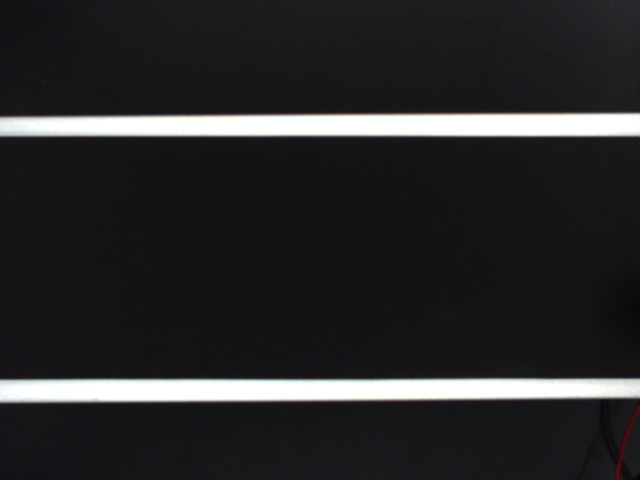
#> input picture blok2/conveyerAcquisition/datasets/bottle/1669296494430.png, 640 x 480 px, found by its file name
$ python labelFileGenerator.py   (older library calls are emulated)
#> lines starting #> are read from the running program, lines starting #| are printed output that depends on the picture; after the words box and inside, x2 and y2 are one past the last pixel; in counts of white or black regions, pixels touching at a corner belong together
#> call 2 of generateLabelFile, with label = 2
#> in generateLabelFile, img is the input picture: shape (480, 640, 3); mean B, G, R 42.6, 41.6, 41.4
'''
  Label file generator for the conveyer acquisition system.
  This script generates label files for every image in the dataset.
  The label files are generated in the same directory as the images.
  The label files are named the same as the image files, but with the extension .txt.
  The label files contain the class label and the bounding box coordinates.
  The bounding box coordinates are normalized to the range [0, 1].
  The class labels are:
    # 0: Ignore
    1: Bag
    2: Bottle
    3: Bottlecap
    4: Fork
    5: Knife
    6: Pen
    7: Spoon
    8: Styrofoam
'''
# imports
import os
import cv2
import numpy as np


def remove_background(src):
    '''
    Remove the background from the image.

    Arguments:
        {Mat} src: The source image.
    Returns:
        {Mat} The image with the background removed.
    '''

    src = src.copy()

    # # find first whiteish line
    # for i in range(src.shape[0]):
    #     if np.sum(src[i, :, :]) > 255 * 3 * 100:
    #         break

    # # remove line and everything above it
    # src[:i+30, :, :] = 0

    # # find last whiteish line
    # for i in range(src.shape[0] - 1, 0, -1):
    #     if np.sum(src[i, :, :]) > 255 * 3 * 100:
    #         break

    # # remove line and everything below
    # src[i-30:, :, :] = 0

    # small gaussian blur
    src = cv2.GaussianBlur(src, (3,3), 0)

    # simplefy image to 8bit colors
    src = cv2.convertScaleAbs(src, alpha=0.03)


    # add laplacian filter
    src = cv2.Laplacian(src, cv2.CV_8U)

    # histogram equalization
    src = cv2.cvtColor(src, cv2.COLOR_BGR2YUV)
#> src: shape (480, 640, 3); mean of channels 0, 1, 2 0, 128, 128
    src[:, :, 0] = cv2.equalizeHist(src[:, :, 0])
#> src: shape (480, 640, 3); mean of channels 0, 1, 2 5.6, 128, 128
    src = cv2.cvtColor(src, cv2.COLOR_YUV2BGR)
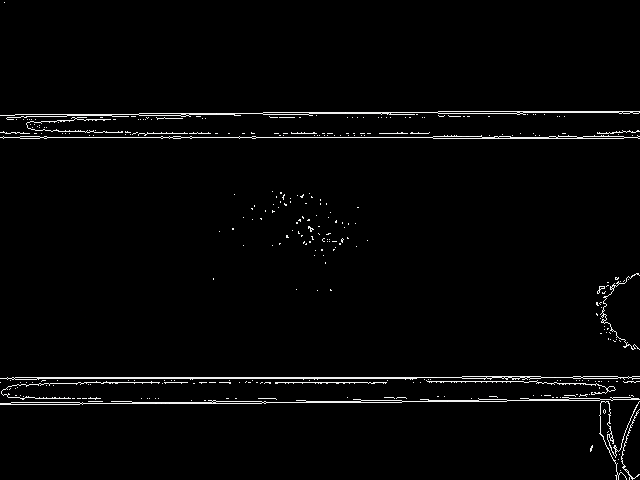
#> src: shape (480, 640, 3); mean B, G, R 5.6, 5.6, 5.6


    # add gaussian blur
    src = cv2.GaussianBlur(src, (3,3), 0)
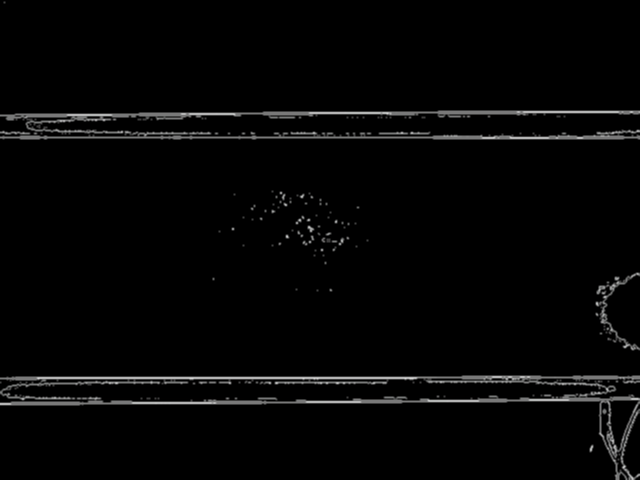
#> src: shape (480, 640, 3); mean B, G, R 5.6, 5.6, 5.6


    return src


def get_bounding_box(org):
    '''
    Get the bounding box of the object in the image.

    Arguments:
        {Mat} src: The source image.
    Returns:
        Output: {int[]} - The bounding box coordinates.
    '''

    src = org.copy()
    src = cv2.cvtColor(src, cv2.COLOR_BGR2GRAY)
#> src: shape (480, 640)


    # find the contours in the image
    contours, hierarchy = cv2.findContours(src, cv2.RETR_TREE, cv2.CHAIN_APPROX_SIMPLE)
#> contours = 165 contours, 126 with area under 20; largest, box (x1, y1, x2, y2) and area: (0, 375, 640, 480) 18677, (2, 378, 606, 403) 9085, (0, 110, 640, 140) 6586, (595, 272, 640, 351) 804, (610, 400, 638, 450) 722

    # find the biggest contour
    max_area = 0
    max_cnt = None
    for i in range(len(contours)):
        cnt = contours[i]
        area = cv2.contourArea(cnt)
        if area > max_area:
            max_area = area
            max_cnt = cnt
#> this loop made 165 passes
#> (area, max_area) on passes 1, 3: (25, 25), (18677, 18677)
#> area on passes 10, 15, 16, 17, 20, 26: 35, 130, 44, 721.5, 135.5, 23.5
#> after the loop, max_area = 18677; max_cnt = contour of 226 points, box (x1, y1, x2, y2) (0, 375, 640, 480), area 18677

    # get the bounding box of the biggest contour + some padding
    x, y, w, h = cv2.boundingRect(max_cnt)
#> x = 0; y = 375; w = 640; h = 105
    # [7 lines of commented-out code are left out]
    org2 = org.copy()
    cv2.rectangle(org2, (x, y), (x+w, y+h), (0, 255, 0), 2)
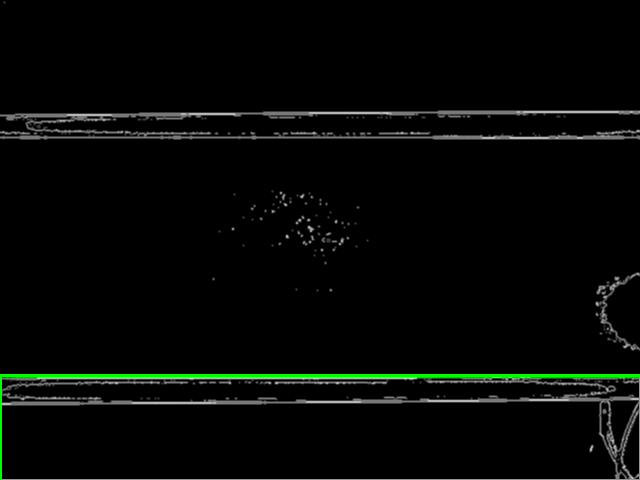
#> org2: shape (480, 640, 3); 0.93% of pixels changed, all inside (x1, y1, x2, y2) = (0, 374, 640, 480)
    cv2.imshow('CALCULATED BOUNDING BOX', org2)

    # ask user to confirm the bounding box
    while True:
        print('Is the bounding box correct? (y/n/q)')
        key = cv2.waitKey(0)
#> (key q is pressed here)
        if key == ord('y'):
            break
        elif key == ord('q'):
            exit()
#> (the program exits here)
